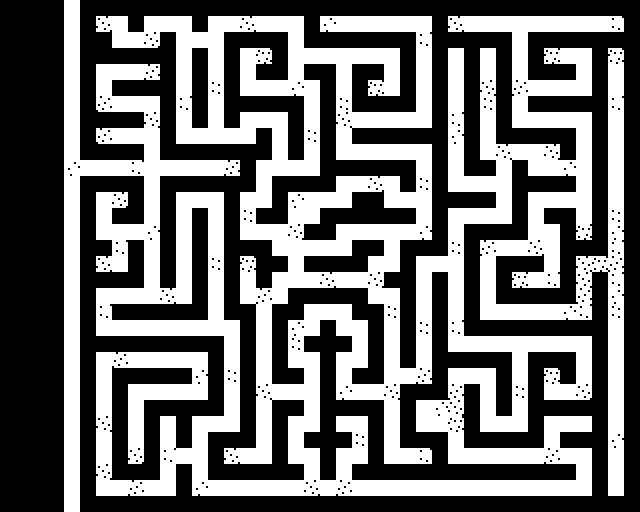

This is a level from a 2D game, rendered from its Tiled map with the project's own tilesets. A one-line summary and the complete map file follow:
An orthogonal 40x32 tile map with 16x16 px tiles, 2 tile layers (background, blocked) and 4 objects (player, door, cat, return).

<map version="1.0" tiledversion="1.1.5" orientation="orthogonal" renderorder="right-down" width="40" height="32" tilewidth="16" tileheight="16" infinite="0" nextobjectid="10">
 <tileset firstgid="1" name="map_tileset" tilewidth="16" tileheight="16" tilecount="180" columns="20">
  <image source="../images/tileset3s.png" width="320" height="144" />
 </tileset>
 <layer name="background" width="40" height="32">
  <properties>
   <property name="tileset" value="map_tileset" />
  </properties>
  <data encoding="csv">
1,1,1,1,1,1,1,1,1,1,1,1,1,1,1,1,1,1,1,1,1,1,1,1,1,1,1,1,1,1,1,1,1,1,1,1,1,1,1,1,
1,1,1,1,1,1,1,1,1,1,1,1,1,1,1,139,1,1,1,1,136,1,1,1,1,1,1,1,139,1,1,1,1,1,1,1,1,1,137,1,
1,1,1,1,1,1,1,1,1,139,1,1,1,1,1,1,1,1,1,1,1,1,1,1,1,1,137,1,1,1,1,1,1,1,1,1,1,1,1,1,
1,1,1,1,1,1,1,1,1,1,1,1,1,1,1,1,141,1,1,1,1,1,1,1,1,1,1,1,1,1,1,1,1,1,141,1,1,1,141,1,
1,1,1,1,1,1,1,1,1,1,1,1,1,1,1,1,1,1,1,1,1,1,1,1,1,1,1,1,1,1,1,1,1,1,1,1,1,1,1,1,
1,1,1,1,1,1,1,1,1,1,1,1,1,140,1,1,1,1,136,1,1,1,1,141,1,1,1,1,1,1,139,1,138,1,1,1,1,1,1,1,
1,1,1,1,1,1,138,1,1,1,1,137,1,1,1,1,1,1,1,1,1,140,1,1,1,1,1,1,1,1,140,1,1,1,1,1,1,1,137,1,
1,1,1,1,1,1,1,1,1,139,1,1,1,1,1,1,1,1,1,1,1,139,1,1,1,1,1,1,137,1,1,1,1,1,1,1,1,1,1,1,
1,1,1,1,1,1,1,1,1,1,1,1,1,1,1,1,1,1,1,140,1,1,1,1,1,1,1,1,136,1,1,1,1,1,1,1,1,1,1,1,
1,1,1,1,1,1,1,1,1,1,1,1,1,1,1,1,1,1,1,1,1,1,1,1,1,1,1,1,1,1,1,139,1,1,139,1,1,1,1,1,
1,1,1,1,136,1,1,1,137,1,1,1,1,1,138,1,1,1,1,1,1,1,1,1,1,1,1,1,1,1,1,1,1,1,1,136,1,1,1,1,
1,1,1,1,1,1,1,1,1,1,1,1,1,1,1,1,1,1,1,1,1,1,1,139,1,1,140,1,1,1,1,1,1,1,1,1,1,1,1,1,
1,1,1,1,1,1,1,139,1,1,1,1,1,1,1,1,1,1,136,1,1,1,1,1,1,1,1,1,1,1,1,1,1,1,1,1,1,1,1,1,
1,1,1,1,1,1,1,1,1,1,1,1,1,1,1,140,1,1,1,1,1,1,1,1,1,1,1,1,1,1,1,1,1,1,1,1,1,1,140,1,
1,1,1,1,1,1,1,1,1,136,1,1,1,1,1,1,1,1,139,1,1,1,1,1,1,1,136,1,1,1,1,1,1,1,1,1,141,1,136,1,
1,1,1,1,1,1,1,137,1,1,1,1,1,1,1,1,1,1,1,1,1,1,1,1,1,1,1,1,140,1,138,1,1,139,1,1,1,1,137,1,
1,1,1,1,1,1,139,1,1,1,1,1,1,140,1,141,1,1,1,1,1,1,1,1,1,1,1,1,1,1,1,1,1,1,1,1,139,141,138,1,
1,1,1,1,1,1,1,1,1,1,1,1,1,1,1,1,1,1,1,1,139,1,1,139,1,1,1,1,1,1,1,1,141,1,137,1,139,1,137,1,
1,1,1,1,1,1,1,1,1,1,139,1,1,1,1,1,138,1,1,1,1,1,1,1,1,1,1,1,1,1,1,1,1,1,1,1,138,1,136,1,
1,1,1,1,1,1,137,1,1,1,1,1,1,1,1,1,1,1,1,1,1,1,1,1,140,1,1,1,1,1,1,1,1,1,1,136,137,1,140,1,
1,1,1,1,1,1,1,1,1,1,1,1,1,1,1,1,1,1,136,1,1,1,1,1,1,1,140,1,137,1,1,1,1,1,1,1,1,1,1,1,
1,1,1,1,1,1,1,1,1,1,1,1,1,1,1,1,1,1,140,1,1,1,1,1,1,1,1,1,1,1,1,1,1,1,1,1,1,1,1,1,
1,1,1,1,1,1,1,138,1,1,1,1,1,1,1,1,1,1,1,1,1,1,1,1,1,1,1,1,1,1,1,1,1,1,1,1,1,1,1,1,
1,1,1,1,1,1,1,1,1,1,1,1,136,1,140,1,1,1,1,1,1,1,1,1,1,1,138,1,1,1,1,1,1,1,141,1,1,1,1,1,
1,1,1,1,1,1,1,1,1,1,1,1,1,1,1,1,139,1,1,1,1,136,1,1,139,1,1,1,138,1,1,1,140,1,1,1,139,1,1,1,
1,1,1,1,1,1,1,1,1,1,1,1,1,1,1,1,1,1,1,1,1,1,1,1,1,1,1,136,139,1,1,1,1,1,1,1,1,1,1,1,
1,1,1,1,1,1,139,1,1,1,1,1,1,1,1,1,1,1,1,1,1,1,1,1,1,1,1,1,141,1,1,1,1,1,1,1,1,1,1,1,
1,1,1,1,1,1,1,1,1,1,1,1,1,1,1,1,1,1,1,1,1,1,140,1,1,1,1,1,1,1,1,1,1,1,1,1,1,1,136,1,
1,1,1,1,1,1,1,1,139,1,137,1,1,1,139,1,1,1,1,1,1,1,1,1,1,1,137,1,1,1,1,1,1,1,138,1,1,1,1,1,
1,1,1,1,1,1,139,1,1,1,1,1,1,1,1,1,1,1,1,1,1,1,1,1,1,1,1,1,1,1,1,1,1,1,1,1,1,1,1,1,
1,1,1,1,1,1,1,1,138,1,1,1,136,1,1,1,1,1,1,139,1,138,1,1,1,1,1,1,1,1,1,1,1,1,1,1,1,1,1,1,
1,1,1,1,1,1,1,1,1,1,1,1,1,1,1,1,1,1,1,1,1,1,1,1,1,1,1,1,1,1,1,1,1,1,1,1,1,1,1,1
</data>
 </layer>
 <layer name="blocked" width="40" height="32">
  <properties>
   <property name="collision" type="bool" value="true" />
   <property name="tileset" value="map_tileset" />
  </properties>
  <data encoding="csv">
2,2,2,2,0,2,2,2,2,2,2,2,2,2147483650,2147483650,2147483650,2147483650,2147483650,2147483650,2147483650,2147483650,2,2,2,2,2,2,2,2,2,2,2,2,2,2,2,2,2,2,2,
2,2,2,2,0,2,139,0,2,0,0,0,2147483650,0,0,0,0,0,0,2,0,0,0,0,0,0,0,2,0,0,0,0,0,0,0,0,0,0,0,2,
2,2,2,2,0,2,2,0,0,0,2147483650,0,0,0,2147483650,2147483650,2147483650,2147483650,0,2,2,2,2,2,2,2,0,2,2,2,2,2,0,2,2,2,2,2,2,2,
2,2,2,2,0,2,2147483650,2147483650,2147483650,2147483650,2147483650,0,2147483650,0,2147483650,0,0,2147483650,0,0,0,0,0,0,0,2,0,2,0,2,0,2,0,2,0,0,0,2,0,2,
2,2,2,2,0,2,0,0,0,138,2,0,2147483650,0,2147483650,0,2147483650,2147483650,0,2,2,0,2,2,0,2,0,2,0,2,0,2,0,2,2,2,0,2,0,2,
2,2,2,2,0,2,0,2147483650,2147483650,2147483650,2,0,2147483650,0,2147483650,0,0,0,0,0,2,0,2,0,0,2,0,2,0,2,0,2,0,0,0,0,0,2,0,2,
2,2,2,2,0,2,0,0,0,0,2147483650,0,2147483650,0,2147483650,2147483650,2147483650,2147483650,2147483650,0,2,0,2,2,2,2,0,2,0,2,0,2,0,2,2,2,2,2,0,2,
2,2,2,2,0,2,2,2,2,0,2,0,2147483650,0,2147483650,0,0,0,2147483650,0,2,0,0,0,0,0,0,2,0,2,0,2,0,0,0,0,0,2,0,2,
2,2,2,2,0,2,138,0,0,0,2,0,0,0,0,0,2147483650,0,2147483650,0,2,0,2,2,2,2,2,2,0,2,0,2,2,2,2,2,0,2,0,2,
2,2,2,2,0,2,2,2,2,0,2,2,2,2147483650,2,2,2147483650,0,2,0,2,0,0,0,0,0,0,2,0,2,0,0,0,0,0,2,0,2,0,2,
2,2,2,2,0,0,0,0,0,0,0,0,0,0,0,2,0,0,0,0,2,2,2,2,2,2,0,2,0,2,2,0,2,0,0,0,0,2,0,2,
2,2,2,2,0,2,2,2,2,0,2,2,2,2,2,2147483650,0,2,2,2,2,0,0,0,0,2,0,2,0,0,0,0,2,2,2,2,0,2,0,2,
2,2,2,2,0,2,0,0,2,0,2,0,0,0,2,0,0,2,0,0,0,0,2,2,0,0,0,2,2,2,2,0,2,0,0,0,0,2,0,2,
2,2,2,2,0,2,0,2,2,0,2,0,2,0,2,0,2,2,0,0,2,2,2,2,2,2,0,2,0,0,0,0,2,0,2,2,0,2,0,2,
2,2,2,2,0,2,0,0,0,0,2,0,2,0,2,0,0,0,0,2,2,0,0,0,0,0,0,2,0,2,2,2,2,0,0,2,0,2,0,2,
2,2,2,2,0,2,2,0,2,0,2,0,2,0,2,2,2,0,0,0,0,0,2,2,0,2,2,2,0,2,0,0,0,0,0,2,2,2,0,2,
2,2,2,2,0,2,0,0,2,0,2,0,2,0,2,0,2,2,0,2,2,2,2,0,0,2,0,0,0,2,0,2,2,2,0,2,0,0,0,2,
2,2,2,2,0,2,2,2,2,0,2,0,2,0,2,0,2,0,0,0,0,0,0,0,2,2,0,2,0,2,0,2,0,0,0,2,0,2,0,2,
2,2,2,2,0,2,0,0,0,0,0,0,2,0,2,0,0,0,2,2,2,2,2,0,0,2,0,2,0,2,0,2,2,2,2,2,0,2,0,2,
2,2,2,2,0,2,0,2,2,2,2,2,2,0,2,2,0,2,2,0,0,0,2,2,0,2,0,2,0,2,0,0,0,0,0,0,0,2,0,2,
2,2,2,2,0,2,0,0,0,0,0,0,0,0,0,2,0,2,0,0,2,0,0,2,0,2,0,2,0,2,2,2,2,2,2,2,2,2,0,2,
2,2,2,2,0,2,2,2,2,2,2,2,2,2,0,2,0,2,0,2,2,2,0,2,0,2,0,2,0,0,0,0,0,0,0,0,0,2,0,2,
2,2,2,2,0,2,0,0,0,0,0,0,0,2,0,2,0,2,0,0,2,0,0,2,0,2,0,2,2,2,2,2,0,2,2,2,0,2,0,2,
2,2,2,2,0,2,0,2,2,2,2,2,0,2,0,2,0,2,2,0,2,0,2,2,0,0,0,2,0,0,0,2,0,2,0,2,0,2,0,2,
2,2,2,2,0,2,0,2,0,0,0,0,0,2,0,2,0,0,0,0,2,0,0,0,0,2,2,2,0,2,0,2,0,2,0,0,0,2,0,2,
2,2,2,2,0,2,0,2,0,2,2,2,2,2,0,2,0,2,2,0,2,2,2,2,0,2,0,0,0,2,0,2,0,2,2,2,2,2,0,2,
2,2,2,2,0,2,0,2,0,2,0,2,0,0,0,2,0,2,0,0,2,0,0,2,0,2,0,0,0,2,0,0,0,2,0,0,0,2,0,2,
2,2,2,2,0,2,0,2,0,2,0,2,0,2,2,2,0,2,0,2,2,2,0,2,0,2,2,2,0,2,2,2,2,2,0,2,2,2,0,2,
2,2,2,2,0,2,0,2,0,2,0,0,0,2,0,0,0,2,0,0,2,0,0,2,0,0,0,2,0,0,0,0,0,0,0,0,0,2,0,2,
2,2,2,2,0,2,0,2,2,2,0,2,0,2,2,2,2,2,2,0,2,0,2,2,2,2,2,2,2,2,2,2,2,2,2,2,0,2,0,2,
2,2,2,2,0,2,0,0,0,0,0,2,0,0,0,0,0,0,0,0,0,0,0,0,0,0,0,0,0,0,0,0,0,0,0,0,0,2,0,2,
2,2,2,2,0,2,2,2,2,2,2,2,2,2,2,2,2,2,2,2,2,2,2,2,2,2,2,2,2,2,2,2,2,2,2,2,2,2,2,2
</data>
 </layer>
 <objectgroup name="objects">
  <properties>
   <property name="tileset" value="map_tileset" />
  </properties>
  <object id="1" name="player" type="player" x="64" y="24" width="16" height="16">
   <properties>
    <property name="group" value="players" />
    <property name="texture" value="player_spritesheet" />
    <property name="walking_speed" value="200" />
   </properties>
  </object>
  <object id="2" name="door" type="door" x="64" y="512" width="16" height="8">
   <properties>
    <property name="group" value="doors" />
    <property name="next_level" value="screen6" />
   </properties>
  </object>
  <object id="5" name="cat3" type="cat" x="608" y="480" width="16" height="16">
   <properties>
    <property name="group" value="cats" />
    <property name="message" value="cat3_message" />
    <property name="texture" value="cat_spritesheet" />
   </properties>
  </object>
  <object id="9" name="return" type="return" x="64" y="0" width="16" height="8">
   <properties>
    <property name="group" value="returns" />
    <property name="previous_level" value="screen4B" />
   </properties>
  </object>
 </objectgroup>
</map>
